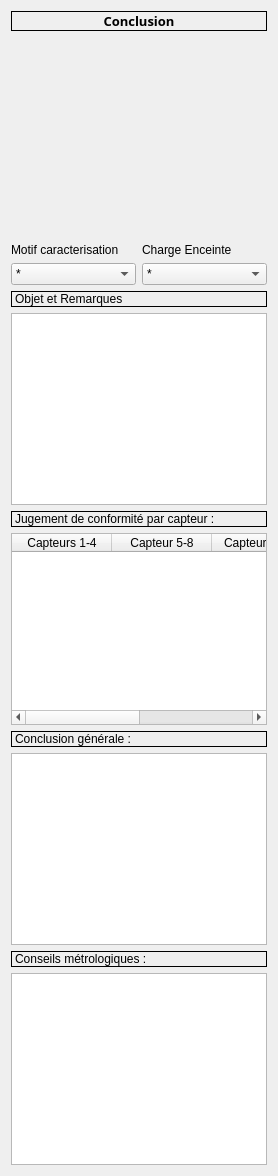
      <widget class="QWidget" name="tab_4">
       <attribute name="title">
        <string>Conformite</string>
       </attribute>
       <layout class="QVBoxLayout" name="verticalLayout_27">
        <item>
         <layout class="QVBoxLayout" name="verticalLayout_9">
          <item>
           <widget class="QLabel" name="label_21">
            <property name="font">
             <font>
              <family>Calibrii</family>
              <pointsize>10</pointsize>
              <weight>75</weight>
              <italic>false</italic>
              <bold>true</bold>
             </font>
            </property>
            <property name="frameShape">
             <enum>QFrame::Box</enum>
            </property>
            <property name="text">
             <string>Conclusion</string>
            </property>
            <property name="alignment">
             <set>Qt::AlignCenter</set>
            </property>
           </widget>
          </item>
          <item>
           <widget class="matplotlibWidget" name="graph_resultat" native="true">
            <property name="sizePolicy">
             <sizepolicy hsizetype="Preferred" vsizetype="Expanding">
              <horstretch>0</horstretch>
              <verstretch>0</verstretch>
             </sizepolicy>
            </property>
            <property name="minimumSize">
             <size>
              <width>0</width>
              <height>200</height>
             </size>
            </property>
           </widget>
          </item>
         </layout>
        </item>
        <item>
         <layout class="QHBoxLayout" name="horizontalLayout_17">
          <item>
           <layout class="QVBoxLayout" name="verticalLayout_14">
            <item>
             <widget class="QLabel" name="label_48">
              <property name="text">
               <string>Motif caracterisation</string>
              </property>
             </widget>
            </item>
            <item>
             <widget class="QComboBox" name="comboBox_motif_carto">
              <item>
               <property name="text">
                <string>*</string>
               </property>
              </item>
              <item>
               <property name="text">
                <string>Mise en Service</string>
               </property>
              </item>
              <item>
               <property name="text">
                <string>Suite intervention</string>
               </property>
              </item>
              <item>
               <property name="text">
                <string>Suivi d'enceinte</string>
               </property>
              </item>
             </widget>
            </item>
           </layout>
          </item>
          <item>
           <layout class="QVBoxLayout" name="verticalLayout_26">
            <item>
             <widget class="QLabel" name="label_49">
              <property name="text">
               <string>Charge Enceinte</string>
              </property>
             </widget>
            </item>
            <item>
             <widget class="QComboBox" name="comboBox_charge">
              <item>
               <property name="text">
                <string>*</string>
               </property>
              </item>
              <item>
               <property name="text">
                <string>à vide</string>
               </property>
              </item>
              <item>
               <property name="text">
                <string>≤ 50%</string>
               </property>
              </item>
              <item>
               <property name="text">
                <string>&gt; 50%</string>
               </property>
              </item>
             </widget>
            </item>
           </layout>
          </item>
         </layout>
        </item>
        <item>
         <layout class="QVBoxLayout" name="verticalLayout_10">
          <property name="sizeConstraint">
           <enum>QLayout::SetFixedSize</enum>
          </property>
          <item>
           <widget class="QLabel" name="label_22">
            <property name="sizePolicy">
             <sizepolicy hsizetype="Preferred" vsizetype="Fixed">
              <horstretch>0</horstretch>
              <verstretch>0</verstretch>
             </sizepolicy>
            </property>
            <property name="frameShape">
             <enum>QFrame::Box</enum>
            </property>
            <property name="text">
             <string>Objet et Remarques</string>
            </property>
           </widget>
          </item>
          <item>
           <widget class="QTextEdit" name="textEdit_objet_remarques">
            <property name="sizePolicy">
             <sizepolicy hsizetype="Expanding" vsizetype="Expanding">
              <horstretch>0</horstretch>
              <verstretch>0</verstretch>
             </sizepolicy>
            </property>
            <property name="minimumSize">
             <size>
              <width>0</width>
              <height>100</height>
             </size>
            </property>
           </widget>
          </item>
         </layout>
        </item>
        <item>
         <layout class="QVBoxLayout" name="verticalLayout_11">
          <property name="sizeConstraint">
           <enum>QLayout::SetDefaultConstraint</enum>
          </property>
          <item>
           <widget class="QLabel" name="label_23">
            <property name="frameShape">
             <enum>QFrame::Box</enum>
            </property>
            <property name="text">
             <string>Jugement de conformité par capteur :</string>
            </property>
           </widget>
          </item>
          <item>
           <widget class="QTableWidget" name="tableWidget_conf_par_capteur">
            <property name="sizePolicy">
             <sizepolicy hsizetype="Expanding" vsizetype="Fixed">
              <horstretch>0</horstretch>
              <verstretch>0</verstretch>
             </sizepolicy>
            </property>
            <property name="minimumSize">
             <size>
              <width>0</width>
              <height>150</height>
             </size>
            </property>
            <property name="frameShape">
             <enum>QFrame::StyledPanel</enum>
            </property>
            <column>
             <property name="text">
              <string>Capteurs 1-4</string>
             </property>
            </column>
            <column>
             <property name="text">
              <string>Capteur 5-8</string>
             </property>
            </column>
            <column>
             <property name="text">
              <string>Capteurs 9-12</string>
             </property>
            </column>
            <column>
             <property name="text">
              <string>Capteurs &gt;=13</string>
             </property>
            </column>
           </widget>
          </item>
         </layout>
        </item>
        <item>
         <layout class="QVBoxLayout" name="verticalLayout_12">
          <property name="sizeConstraint">
           <enum>QLayout::SetFixedSize</enum>
          </property>
          <item>
           <widget class="QLabel" name="label_24">
            <property name="sizePolicy">
             <sizepolicy hsizetype="Preferred" vsizetype="Fixed">
              <horstretch>0</horstretch>
              <verstretch>0</verstretch>
             </sizepolicy>
            </property>
            <property name="frameShape">
             <enum>QFrame::Box</enum>
            </property>
            <property name="text">
             <string>Conclusion générale :</string>
            </property>
           </widget>
          </item>
          <item>
           <widget class="QTextEdit" name="textEdit_conclusion_generale">
            <property name="sizePolicy">
             <sizepolicy hsizetype="Expanding" vsizetype="Fixed">
              <horstretch>0</horstretch>
              <verstretch>0</verstretch>
             </sizepolicy>
            </property>
            <property name="minimumSize">
             <size>
              <width>0</width>
              <height>50</height>
             </size>
            </property>
           </widget>
          </item>
         </layout>
        </item>
        <item>
         <layout class="QVBoxLayout" name="verticalLayout_13">
          <property name="sizeConstraint">
           <enum>QLayout::SetFixedSize</enum>
          </property>
          <item>
           <widget class="QLabel" name="label_25">
            <property name="sizePolicy">
             <sizepolicy hsizetype="Preferred" vsizetype="Fixed">
              <horstretch>0</horstretch>
              <verstretch>0</verstretch>
             </sizepolicy>
            </property>
            <property name="frameShape">
             <enum>QFrame::Box</enum>
            </property>
            <property name="text">
             <string>Conseils métrologiques :</string>
            </property>
           </widget>
          </item>
          <item>
           <widget class="QTextEdit" name="textEdit_conseils">
            <property name="sizePolicy">
             <sizepolicy hsizetype="Expanding" vsizetype="Expanding">
              <horstretch>0</horstretch>
              <verstretch>0</verstretch>
             </sizepolicy>
            </property>
            <property name="minimumSize">
             <size>
              <width>0</width>
              <height>0</height>
             </size>
            </property>
           </widget>
          </item>
         </layout>
        </item>
       </layout>
      </widget>
